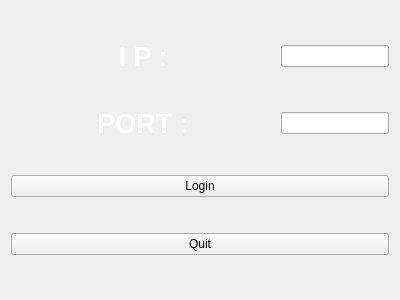
<?xml version="1.0" encoding="UTF-8"?>
<ui version="4.0">
 <class>LoginServer</class>
 <widget class="QWidget" name="LoginServer">
  <property name="geometry">
   <rect>
    <x>0</x>
    <y>0</y>
    <width>400</width>
    <height>300</height>
   </rect>
  </property>
  <property name="windowTitle">
   <string>Form</string>
  </property>
  <layout class="QVBoxLayout" name="verticalLayout">
   <item>
    <layout class="QHBoxLayout" name="horizontalLayout" stretch="1,0">
     <property name="spacing">
      <number>6</number>
     </property>
     <item>
      <widget class="QLabel" name="labelIp">
       <property name="sizePolicy">
        <sizepolicy hsizetype="Preferred" vsizetype="Fixed">
         <horstretch>0</horstretch>
         <verstretch>0</verstretch>
        </sizepolicy>
       </property>
       <property name="styleSheet">
        <string notr="true"/>
       </property>
       <property name="text">
        <string>&lt;html&gt;&lt;head/&gt;&lt;body&gt;&lt;p align=&quot;center&quot;&gt;&lt;span style=&quot; font-size:20pt; font-weight:600; color:#ffffff;&quot;&gt;I P :&lt;/span&gt;&lt;/p&gt;&lt;/body&gt;&lt;/html&gt;</string>
       </property>
       <property name="alignment">
        <set>Qt::AlignCenter</set>
       </property>
      </widget>
     </item>
     <item>
      <widget class="QLineEdit" name="lineIp">
       <property name="enabled">
        <bool>true</bool>
       </property>
       <property name="sizePolicy">
        <sizepolicy hsizetype="Preferred" vsizetype="Fixed">
         <horstretch>0</horstretch>
         <verstretch>0</verstretch>
        </sizepolicy>
       </property>
      </widget>
     </item>
    </layout>
   </item>
   <item>
    <layout class="QHBoxLayout" name="horizontalLayout_2" stretch="1,0">
     <property name="spacing">
      <number>6</number>
     </property>
     <property name="sizeConstraint">
      <enum>QLayout::SetDefaultConstraint</enum>
     </property>
     <property name="leftMargin">
      <number>0</number>
     </property>
     <property name="rightMargin">
      <number>0</number>
     </property>
     <item>
      <widget class="QLabel" name="labelPort">
       <property name="sizePolicy">
        <sizepolicy hsizetype="Preferred" vsizetype="Fixed">
         <horstretch>0</horstretch>
         <verstretch>0</verstretch>
        </sizepolicy>
       </property>
       <property name="minimumSize">
        <size>
         <width>0</width>
         <height>0</height>
        </size>
       </property>
       <property name="styleSheet">
        <string notr="true"/>
       </property>
       <property name="frameShape">
        <enum>QFrame::NoFrame</enum>
       </property>
       <property name="frameShadow">
        <enum>QFrame::Plain</enum>
       </property>
       <property name="lineWidth">
        <number>1</number>
       </property>
       <property name="midLineWidth">
        <number>0</number>
       </property>
       <property name="text">
        <string>&lt;html&gt;&lt;head/&gt;&lt;body&gt;&lt;p&gt;&lt;span style=&quot; font-size:20pt; font-weight:600; color:#ffffff;&quot;&gt;PORT :&lt;/span&gt;&lt;/p&gt;&lt;/body&gt;&lt;/html&gt;</string>
       </property>
       <property name="alignment">
        <set>Qt::AlignCenter</set>
       </property>
      </widget>
     </item>
     <item>
      <widget class="QLineEdit" name="linePort">
       <property name="sizePolicy">
        <sizepolicy hsizetype="Preferred" vsizetype="Fixed">
         <horstretch>0</horstretch>
         <verstretch>0</verstretch>
        </sizepolicy>
       </property>
      </widget>
     </item>
    </layout>
   </item>
   <item>
    <widget class="QPushButton" name="buttonLogin">
     <property name="text">
      <string>Login</string>
     </property>
    </widget>
   </item>
   <item>
    <widget class="QPushButton" name="buttonQuit">
     <property name="text">
      <string>Quit</string>
     </property>
    </widget>
   </item>
  </layout>
 </widget>
 <resources/>
 <connections/>
</ui>
